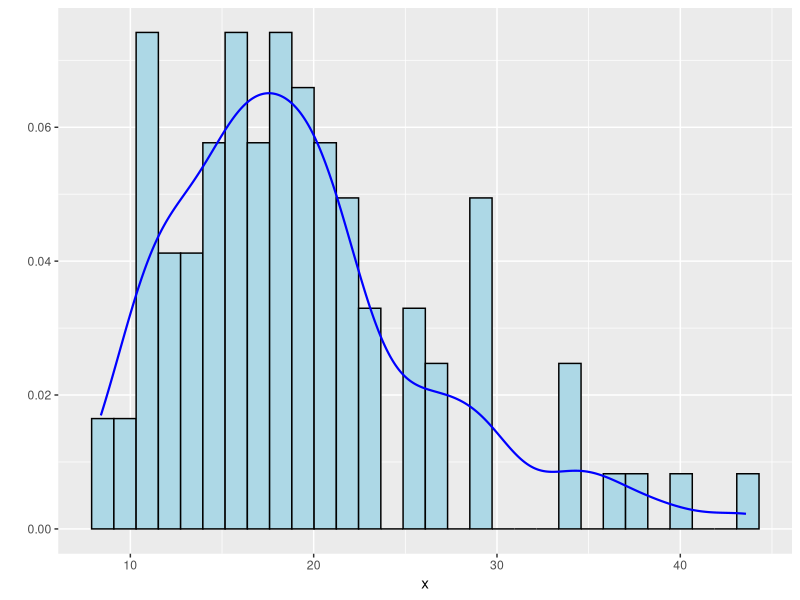
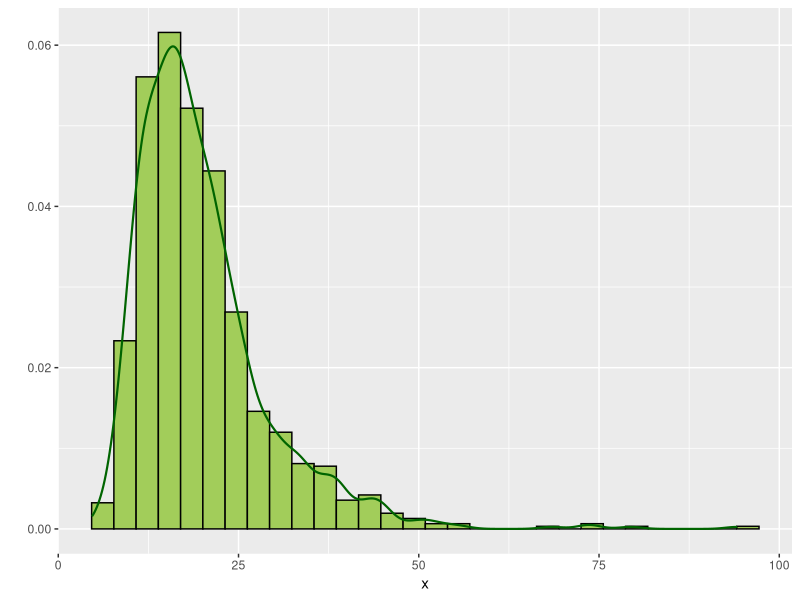
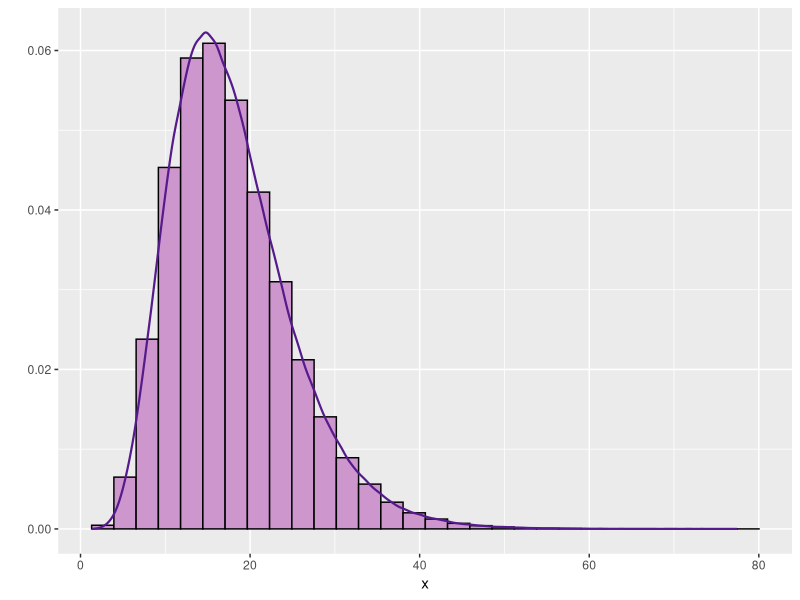

Write the R code that produced these figures, in order.
## ---- chunk 1
library(mvtnorm)
library(ggplot2)
## ---- chunk 2
N = 100
n = 100
p = 15
set.seed(61123) #fecha del día
vector_fisher = rf(N,n-p+1,p)
x = (n*p*vector_fisher)/(n-p+1)
df <- data.frame(x)
ggplot(df, aes(x = x)) + 
  geom_histogram(aes(y = ..density..),
                 colour = 1, fill = "lightblue") +
  geom_density(lwd = 0.75,
               color = "blue") +
  xlab("x") +
  ylab("")

## ---- chunk 3
N = 1000
n = 100
p = 15
set.seed(61123)

vector_fisher = rf(N,n-p+1,p)
x = (n*p*vector_fisher)/(n-p+1)
df <- data.frame(x)
ggplot(df, aes(x = x)) + 
  geom_histogram(aes(y = ..density..),
                 colour = 1, fill = "#A2CD5A") +
  geom_density(lwd = 0.75,
               color = "darkgreen") +
  xlab("x") +
  ylab("")
## ---- chunk 4
N = 1000000
n = 100
p = 15
set.seed(61123)

vector_fisher = rf(N,p,n-p+1)
x = (n*p*vector_fisher)/(n-p+1)
df <- data.frame(x)
ggplot(df, aes(x = x)) + 
  geom_histogram(aes(y = ..density..),
                 colour = 1, fill = "#CD96CD") +
  geom_density(lwd = 0.75,
               color = "#551A8B") +
  xlab("x") +
  ylab("")
